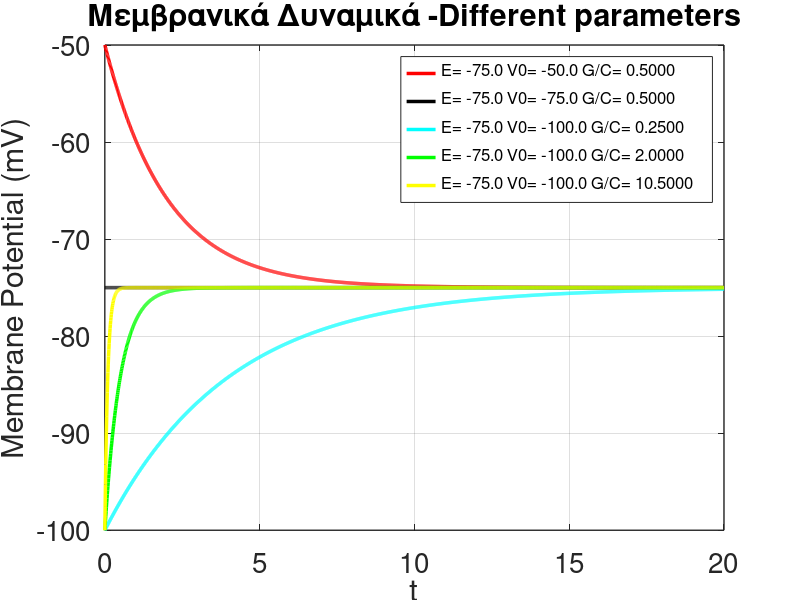

Here is the MATLAB script that generated this plot:
clear all; 
clf;

%% Function definition %%%
function res = membrane_potential(t, p)
   % p is 1x4 vector for the parameters of the equation
   E  = p(1)  % E = Nernst potential
   V0 = p(2)  % V0 = Potential at t = 0 
   G  = p(3)  % G = conductance of the membrane
   C  = p(4)  % C = capacitance    
   res =  E - (E - V0)*exp(-(G/C)*t) 
end;


% declare a cell of 1x5 strings to be used as legend initial value  %
% since we will have 5 different cases

lgnd = {"", "", "", "",""}


%%%%%%% Parameter vector  - 5 sets of params %%%%%%%%%%%%
%%                                                     %%
%%    First three cases = relationship between E & V0  %%
%%    The other two concentrate on the ratio g/C       %%  
%%                                                     %%
%%%%%%%%%%%%%%%%%%%%%%%%%%%%%%%%%%%%%%%%%%%%%%%%%%%%%%%%% 

params = [-75 -50 0.02 0.04;  
           -75 -75 0.02 0.04;
           -75 -100 0.01 0.04;
           -75 -100 0.04 0.02;
           -75 -100 4.2 0.4]

% loop through the rows of params vector and calculate function values %
for i = 1:5 % we have 5 input parameter sets  
    for j = 1:2001 % time values from 0.0..20 with step 0.01 
        t(i,j) = (j-1)/100;
        funcg(i, j) =  membrane_potential (t(i,j), params(i,:));
    end
    % create also a legend for each graph
    lgnd{i} = sprintf("E= %2.1f V0= %2.1f G/C= %2.4f \n", params(i, 1), params(i, 2), params(i, 3)/params(i, 4))
end


% plot the graphs
plot(t(1,:), funcg(1,:),' r', 'linewidth', 2.5, 
     t(2,:), funcg(2,:),' k', 'linewidth', 2.5, 
     t(3,:), funcg(3,:),' c', 'linewidth', 2.5,
     t(4,:), funcg(4,:),' g', 'linewidth', 2.5,
     t(5,:), funcg(5,:),' y', 'linewidth', 2.5)
     


% display specifics %
xlabel('t')
ylabel('Membrane Potential (mV)')

% set grid on
grid on                                   

% additional display properties
set(gca, 'fontsize', 20, 'linewidth', 1)  
title('Μεμβρανικά Δυναμικά -Different parameters')

% add a legend
legend (lgnd{1}, lgnd{2}, lgnd{3}, lgnd{4}, lgnd{5},"location", "northeast");                
set (legend, "fontsize", 12);
